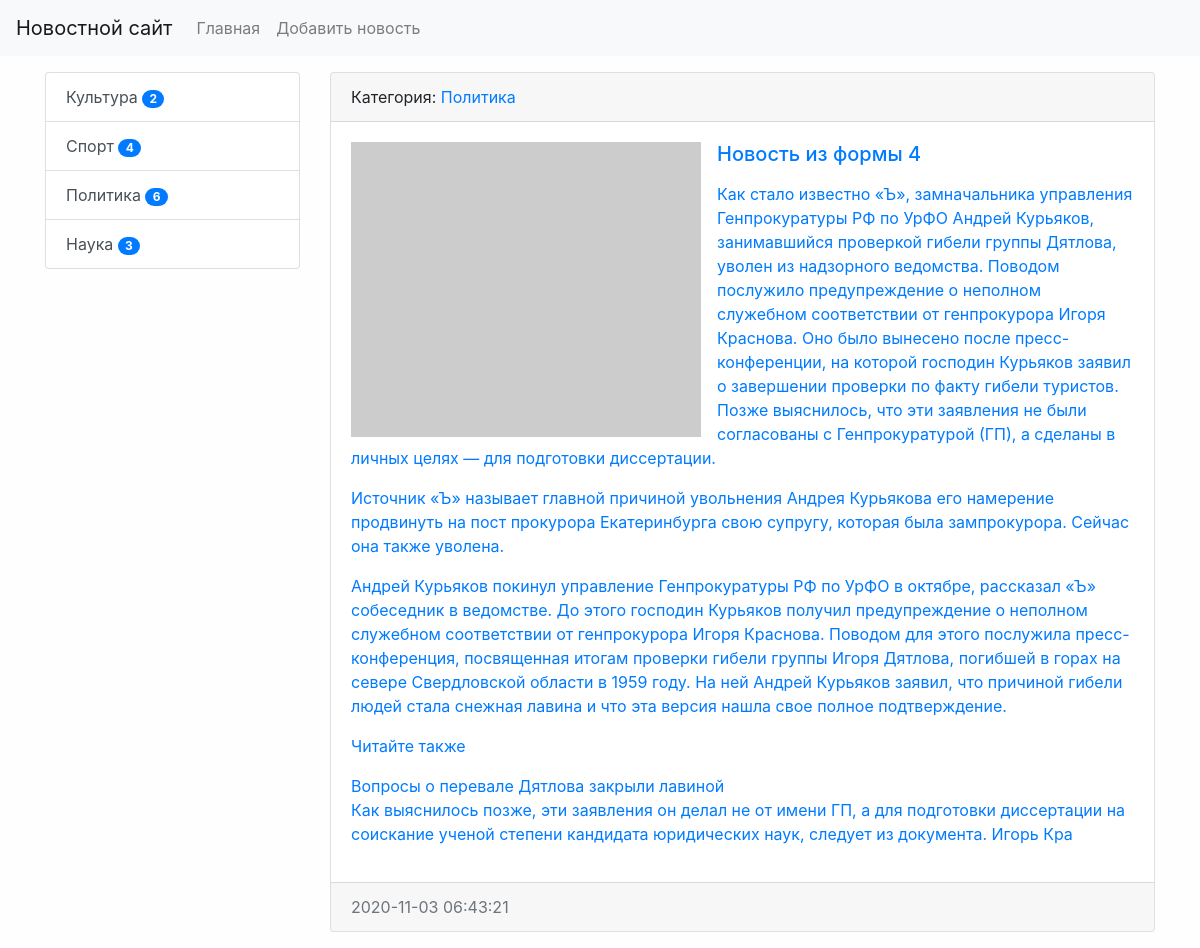
/news/12/, run on the app's committed database.
### news/models.py (models this page shows, shortened)
class Category(models.Model):
    title = models.CharField(max_length=150, db_index=True, verbose_name='Наименование категории')
    def get_absolute_url(self):
        return reverse('category', kwargs={'category_id': self.pk})
    def __str__(self):
        return self.title
    class Meta:
        verbose_name = 'Категория'
        verbose_name_plural = 'Категории'
        ordering = ['title']

class News(models.Model):
    title = models.CharField(max_length=150, verbose_name='Наименование')
    content = models.TextField(blank=True, verbose_name='Контент')
    created_at = models.DateTimeField(auto_now_add=True, verbose_name='Дата публикации')  # устанавливаются лишь раз
    updated_at = models.DateTimeField(auto_now=True, verbose_name='Обновлено')  # обновляется при каждом редактировании
    photo = models.ImageField(upload_to='photos/%Y/%m/%d/', blank=True, verbose_name='Фото')
    is_published = models.BooleanField(default=True, verbose_name='Опубликовано')
    category = models.ForeignKey('Category', on_delete=models.PROTECT, verbose_name='Категория')
    views = models.IntegerField(default=0)
    class Meta:
        verbose_name = 'Новость'
        verbose_name_plural = 'Новости'
        ordering = ['-created_at']

### news/views.py (the view)
# urls.py: path('news/<int:pk>/', ViewNews.as_view(), name='view_news'),
class ViewNews(DetailView):
    model = News
    context_object_name = 'news_item'

### news/templatetags/news_tags.py (called while the page is built)
@register.inclusion_tag('news/list_categories.html')
def show_categories(arg1='Hello', arg2='world'):
    categories = Category.objects.annotate(cnt=Count('news')).filter(cnt__gt=0)
    return {"categories": categories, "arg1": arg1, "arg2": arg2}

### news/templates/news/news_detail.html (shortened to what this page needs)
{% extends 'base.html' %}
{% block sidebar %}
{% include 'inc/_sidebar.html' %}
{% endblock %}
{% block content %}
<div class="card mb-3">
    <div class="card-header">
        Категория: <a href="{{ news_item.category.get_absolute_url }}"</a>{{ news_item.category }}
    </div>
    <div class="card-body">
            {% if news_item.photo %}
            <img src="{{ news_item.photo.url }}" alt="" width="350" class="float-left mr-3">
            {% else %}
            <img src="https://picsum.photos/id/237/200/300" alt="" width="350" class="float-left mr-3">
            {% endif %}
                <h5 class="card-title">{{ news_item.title }}</h5>
                <p class="card-text">{{ news_item.content|linebreaks }}</p>
        </div>
    <div class="card-footer text-muted">
        {{ news_item.created_at|date:"Y-m-d H:i:s" }}
    </div>
</div>
{% endblock %}

### news/templates/news/list_categories.html
<div class="list-group">
    {% for item in categories %}
    <a href="{{ item.get_absolute_url }}" class="list-group-item list-group-item-action">{{ item.title }}
                <span class="badge badge-primary badge-pill">{{ item.cnt }}</span></a>
    {% endfor %}
</div>

### mysite/static/css/style.css (style rules this page uses)
body { background-color: #fefefe; }

### data on the page
Category: title "Культура", cnt "2"
Category: title "Спорт", cnt "4"
Category: title "Политика", cnt "6"
Category: title "Наука", cnt "3"
News: category "Политика", title "Новость из формы 4", content "Как стало известно «Ъ», замначальника управления Генпрокуратуры РФ по УрФО Андрей Курьяков, занимавшийся проверкой гибели группы Дятлова, уволен из надзорного ведомства. Поводом послужило предупреждение о неполном служебном соответствии от генпрокурора Игоря Краснова. Оно было вынесено после пресс-конференции, на которой господин Курьяков заявил о завершении проверки по факту гибели туристов. Позже выяснилось, что эти заявления не были согласованы с Генпрокуратурой (ГП), а сделаны в личных целях — для подготовки диссертации. Источник «Ъ» называет главной причиной увольнения Андрея Курьякова его намерение продвинуть на пост прокурора Екатеринбурга свою супругу, которая была зампрокурора.…", created_at "2020-11-03 06:43:21"
